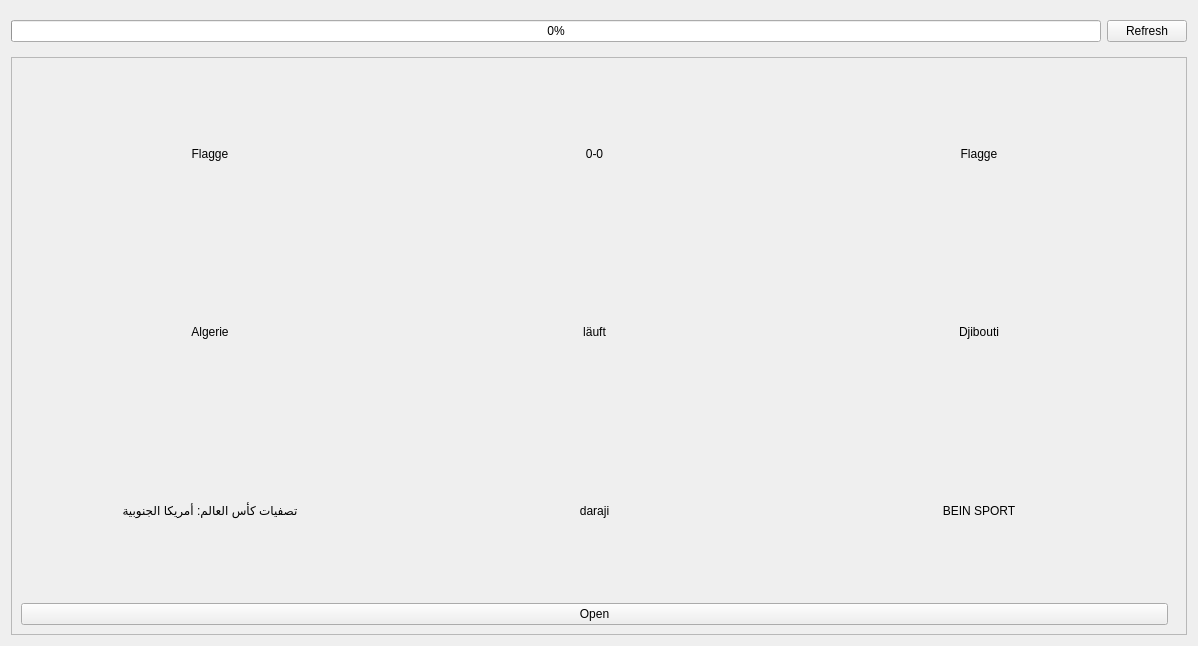
<?xml version="1.0" encoding="UTF-8"?>
<ui version="4.0">
 <class>Tab</class>
 <widget class="QWidget" name="Tab">
  <property name="geometry">
   <rect>
    <x>0</x>
    <y>0</y>
    <width>1198</width>
    <height>646</height>
   </rect>
  </property>
  <property name="windowTitle">
   <string>Form</string>
  </property>
  <property name="styleSheet">
   <string notr="true"/>
  </property>
  <layout class="QVBoxLayout" name="verticalLayout">
   <item>
    <widget class="QWidget" name="tabheader" native="true">
     <property name="minimumSize">
      <size>
       <width>0</width>
       <height>0</height>
      </size>
     </property>
     <property name="maximumSize">
      <size>
       <width>16777215</width>
       <height>50</height>
      </size>
     </property>
     <layout class="QHBoxLayout" name="horizontalLayout">
      <property name="spacing">
       <number>6</number>
      </property>
      <property name="leftMargin">
       <number>0</number>
      </property>
      <property name="topMargin">
       <number>9</number>
      </property>
      <property name="rightMargin">
       <number>0</number>
      </property>
      <property name="bottomMargin">
       <number>9</number>
      </property>
      <item>
       <widget class="QProgressBar" name="progressBar">
        <property name="value">
         <number>0</number>
        </property>
       </widget>
      </item>
      <item>
       <widget class="QPushButton" name="refreshbutton">
        <property name="maximumSize">
         <size>
          <width>100</width>
          <height>16777215</height>
         </size>
        </property>
        <property name="cursor">
         <cursorShape>PointingHandCursor</cursorShape>
        </property>
        <property name="text">
         <string>Refresh</string>
        </property>
       </widget>
      </item>
     </layout>
    </widget>
   </item>
   <item>
    <widget class="QWidget" name="tabcontent" native="true">
     <property name="styleSheet">
      <string notr="true"/>
     </property>
     <layout class="QVBoxLayout" name="verticalLayout_3">
      <property name="spacing">
       <number>0</number>
      </property>
      <property name="leftMargin">
       <number>0</number>
      </property>
      <property name="topMargin">
       <number>0</number>
      </property>
      <property name="rightMargin">
       <number>0</number>
      </property>
      <property name="bottomMargin">
       <number>0</number>
      </property>
      <item>
       <widget class="QScrollArea" name="scrollArea">
        <property name="verticalScrollBarPolicy">
         <enum>Qt::ScrollBarAsNeeded</enum>
        </property>
        <property name="widgetResizable">
         <bool>true</bool>
        </property>
        <widget class="QWidget" name="scrollAreaWidgetContents">
         <property name="geometry">
          <rect>
           <x>0</x>
           <y>0</y>
           <width>1178</width>
           <height>579</height>
          </rect>
         </property>
         <property name="contextMenuPolicy">
          <enum>Qt::DefaultContextMenu</enum>
         </property>
         <layout class="QVBoxLayout" name="tabcontentLayout">
          <property name="spacing">
           <number>6</number>
          </property>
          <property name="leftMargin">
           <number>0</number>
          </property>
          <property name="topMargin">
           <number>0</number>
          </property>
          <property name="rightMargin">
           <number>9</number>
          </property>
          <property name="bottomMargin">
           <number>0</number>
          </property>
          <item>
           <widget class="QWidget" name="row" native="true">
            <property name="minimumSize">
             <size>
              <width>0</width>
              <height>100</height>
             </size>
            </property>
            <property name="maximumSize">
             <size>
              <width>16777215</width>
              <height>16777215</height>
             </size>
            </property>
            <property name="layoutDirection">
             <enum>Qt::RightToLeft</enum>
            </property>
            <property name="styleSheet">
             <string notr="true"/>
            </property>
            <layout class="QGridLayout" name="gridLayout">
             <item row="1" column="0">
              <widget class="QLabel" name="team2_text">
               <property name="text">
                <string>Djibouti</string>
               </property>
               <property name="alignment">
                <set>Qt::AlignCenter</set>
               </property>
              </widget>
             </item>
             <item row="0" column="2">
              <widget class="QLabel" name="team1_flag">
               <property name="text">
                <string>Flagge</string>
               </property>
               <property name="alignment">
                <set>Qt::AlignCenter</set>
               </property>
              </widget>
             </item>
             <item row="2" column="1">
              <widget class="QLabel" name="speaker">
               <property name="text">
                <string>daraji</string>
               </property>
               <property name="alignment">
                <set>Qt::AlignCenter</set>
               </property>
              </widget>
             </item>
             <item row="1" column="2">
              <widget class="QLabel" name="team1_text">
               <property name="layoutDirection">
                <enum>Qt::RightToLeft</enum>
               </property>
               <property name="text">
                <string>Algerie</string>
               </property>
               <property name="alignment">
                <set>Qt::AlignCenter</set>
               </property>
              </widget>
             </item>
             <item row="2" column="2">
              <widget class="QLabel" name="genre">
               <property name="text">
                <string>تصفيات كأس العالم: أمريكا الجنوبية</string>
               </property>
               <property name="alignment">
                <set>Qt::AlignCenter</set>
               </property>
              </widget>
             </item>
             <item row="2" column="0">
              <widget class="QLabel" name="tv">
               <property name="text">
                <string>BEIN SPORT</string>
               </property>
               <property name="alignment">
                <set>Qt::AlignCenter</set>
               </property>
              </widget>
             </item>
             <item row="1" column="1">
              <widget class="QLabel" name="time">
               <property name="text">
                <string>läuft</string>
               </property>
               <property name="alignment">
                <set>Qt::AlignCenter</set>
               </property>
              </widget>
             </item>
             <item row="3" column="0" colspan="3">
              <widget class="QPushButton" name="button_0">
               <property name="text">
                <string>Open</string>
               </property>
              </widget>
             </item>
             <item row="0" column="0">
              <widget class="QLabel" name="team2_flag">
               <property name="text">
                <string>Flagge</string>
               </property>
               <property name="alignment">
                <set>Qt::AlignCenter</set>
               </property>
              </widget>
             </item>
             <item row="0" column="1">
              <widget class="QLabel" name="result">
               <property name="text">
                <string>0-0</string>
               </property>
               <property name="alignment">
                <set>Qt::AlignCenter</set>
               </property>
              </widget>
             </item>
            </layout>
           </widget>
          </item>
         </layout>
        </widget>
       </widget>
      </item>
     </layout>
    </widget>
   </item>
  </layout>
 </widget>
 <resources/>
 <connections/>
</ui>
